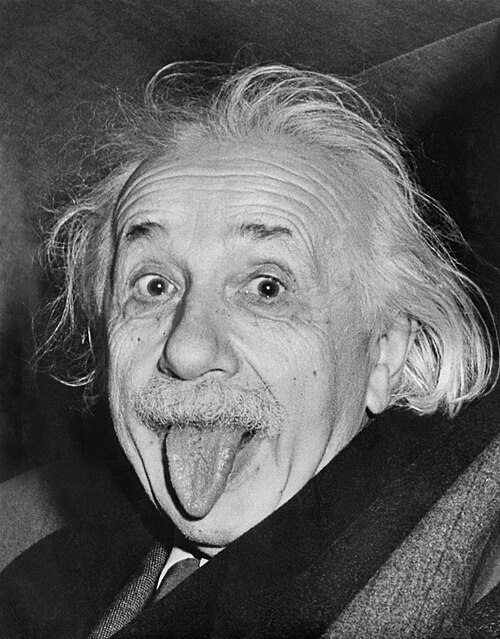
#> input picture examples/einstein.jpg, 500 x 639 px
$ jupyter execute --allow-errors make_wave_gif.ipynb
#> lines starting #> are read from the running program, lines starting #| are printed output that depends on the picture; after the words box and inside, x2 and y2 are one past the last pixel; in counts of white or black regions, pixels touching at a corner belong together
# Wave-front GIF maker

Build an animated GIF of TopoLines wave-front propagation — the same reveal the
site plays live. Default input is `examples/einstein.jpg`.

Pipeline: grayscale → blur → eikonal travel time → iso-contours by level → frames → GIF.

[cell 1]
# If packages are missing:
#   python3.12 -m venv .venv
#   .venv/bin/pip install -r requirements.txt
#   .venv/bin/python -m ipykernel install --user --name topolines --display-name "TopoLines"

from pathlib import Path

import numpy as np
import skfmm
from IPython.display import Image as IPyImage, display
from PIL import Image, ImageDraw
from scipy.ndimage import gaussian_filter
from skimage import measure

print("skfmm", getattr(skfmm, "__version__", "ok"))

## Settings

Defaults match the site’s Einstein example (`blur=1`, `ε=0.1`, `L=8`, center seed).
Tweak here, then re-run the cells below.

[cell 2]
IMAGE_PATH = Path("examples/einstein.jpg")
OUT_PATH = Path("examples/einstein_wave.gif")

# Updated settings per user instructions
BLUR_SIGMA = 1.0            # Blur σ
SPEED_EPS = 0.10            # Speed ε
STRIPE_SPACING = 8.0        # L (spacing)
SEED_MODE = "center"        # "center" | "scatter" | "edge"
N_SCATTER = 5
LINE_WIDTH = 1.00           # Line width
MAX_SIDE = 512              # Max side (px)

# Animation
FRAME_MS = 40               # ms per level frame
HOLD_FINAL_MS = 800         # pause on the finished drawing before looping
FRONT_COLOR = (31, 138, 112)   # #1f8a70 — same accent as the live reveal
LINE_COLOR = (17, 17, 17)      # #111
BG_COLOR = (255, 255, 255)

## Solve for travel time

[cell 3]
def load_grayscale(path: Path) -> np.ndarray:
    rgb = np.asarray(Image.open(path).convert("RGB"), dtype=np.float64)
    gray = 0.299 * rgb[..., 0] + 0.587 * rgb[..., 1] + 0.114 * rgb[..., 2]
    return np.clip(gray / 255.0, 0.0, 1.0)


def preprocess(image: np.ndarray, blur_sigma: float = BLUR_SIGMA) -> np.ndarray:
    img = image.astype(np.float64)
    lo, hi = img.min(), img.max()
    if hi > lo:
        img = (img - lo) / (hi - lo)
    if blur_sigma > 0:
        img = np.clip(gaussian_filter(img, sigma=blur_sigma), 0.0, 1.0)
    return img


def make_seeds(
    shape: tuple[int, int],
    mode: str = SEED_MODE,
    n_scatter: int = N_SCATTER,
    rng: np.random.Generator | None = None,
) -> list[tuple[int, int]]:
    h, w = shape
    if mode == "center":
        return [(h // 2, w // 2)]
    if mode == "scatter":
        rng = rng or np.random.default_rng(0)
        margin = max(8, min(h, w) // 16)
        ys = rng.integers(margin, h - margin, size=n_scatter)
        xs = rng.integers(margin, w - margin, size=n_scatter)
        return list(zip(ys.tolist(), xs.tolist()))
    if mode == "edge":
        step = max(1, h // 64)
        return [(y, 0) for y in range(0, h, step)]
    raise ValueError(f"unknown seed mode: {mode!r}")


def resize_max_side(img: np.ndarray, max_side: int) -> np.ndarray:
#> called with max_side = 512
    h, w = img.shape
#> h = 639; w = 500
    scale = max_side / max(h, w)
#> scale = 0.801
    if scale >= 1.0:
        return img
    nh, nw = max(1, round(h * scale)), max(1, round(w * scale))
#> nh = 512; nw = 401
    pil = Image.fromarray((img * 255).astype(np.uint8), mode="L")
    pil = pil.resize((nw, nh), Image.Resampling.LANCZOS)
#> pil: PIL image 401x512 L
    return np.asarray(pil, dtype=np.float64) / 255.0
#> returned value: shape (512, 401) float64


raw = load_grayscale(IMAGE_PATH)
image = preprocess(resize_max_side(raw, MAX_SIDE), blur_sigma=BLUR_SIGMA)
#> in preprocess, `lo, hi = img.min(), img.max()`: lo = 0; hi = 1
#> in preprocess, `img = np.clip(gaussian_filter(img, sigma=blur_sigma), 0.0, 1.0)`:
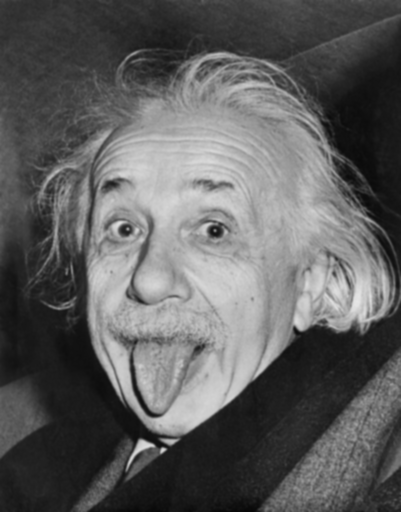
#> img: shape (512, 401) float64; min 0.0293, max 0.906, mean 0.37
speed = SPEED_EPS + image
seeds = make_seeds(image.shape, mode=SEED_MODE, n_scatter=N_SCATTER)
#> seeds = [(256, 200)]

phi = np.ones(image.shape, dtype=np.float64)
for y, x in seeds:
    phi[y, x] = -1.0
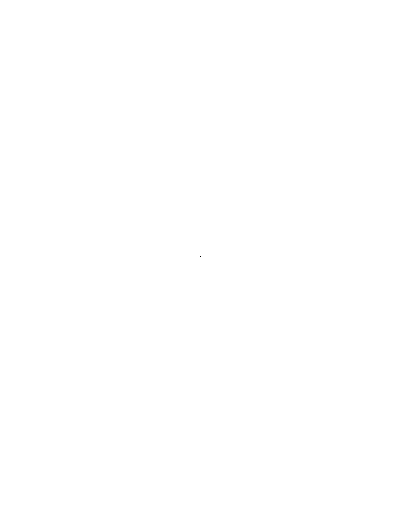
#> phi: shape (512, 401) float64; values -1 (black) and 1 (white), 100% white; black in thin lines or dots, all inside (x1, y1, x2, y2) = (200, 256, 201, 257)

#> (the rest of this cell did not finish here and is left out)

$ run again, with examples/buzz.jpg copied over examples/einstein.jpg
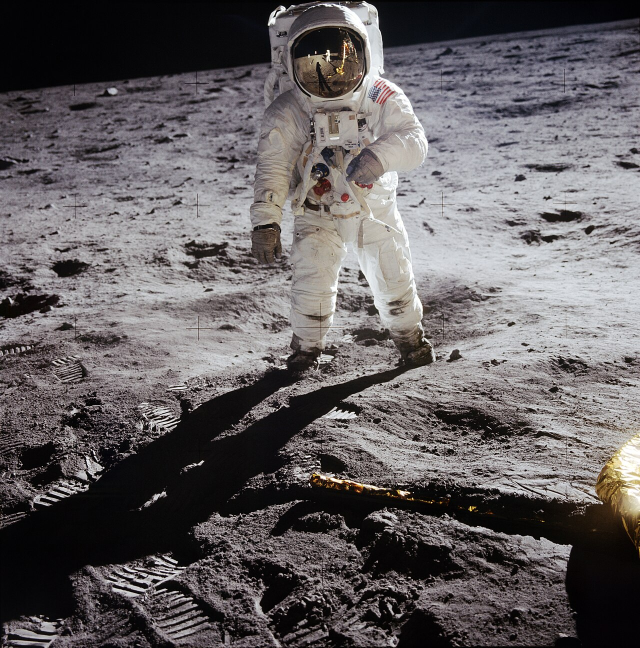
#> input picture examples/buzz.jpg, 1280 x 1295 px (shown at 1/2 size)
#> in resize_max_side, `pil = pil.resize((nw, nh), Image.Resampling.LANCZOS)`:
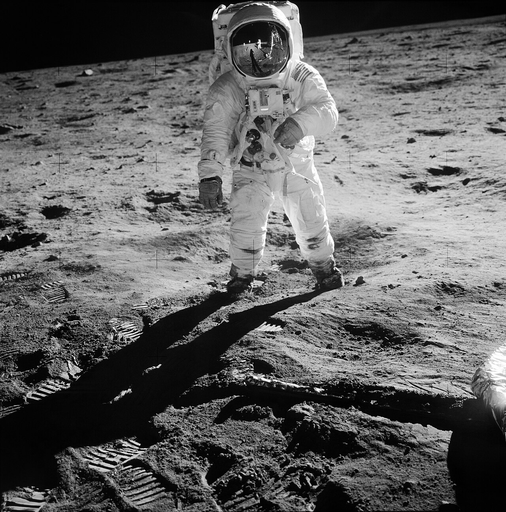
#> pil: PIL image 506x512 L; min 0, max 255, mean 96.6
#> lo = 0; hi = 1
#> in preprocess, `img = np.clip(gaussian_filter(img, sigma=blur_sigma), 0.0, 1.0)`:
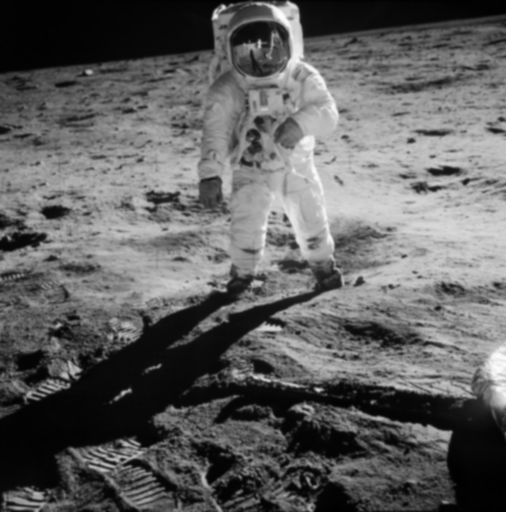
#> img: shape (512, 506) float64; min 0.0015, max 0.992, mean 0.379

$ run again, with examples/cameraman.jpg copied over examples/einstein.jpg
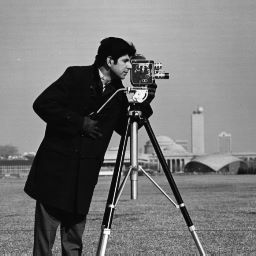
#> input picture examples/cameraman.jpg, 256 x 256 px
#> lo = 0; hi = 1
#> in preprocess, `img = np.clip(gaussian_filter(img, sigma=blur_sigma), 0.0, 1.0)`:
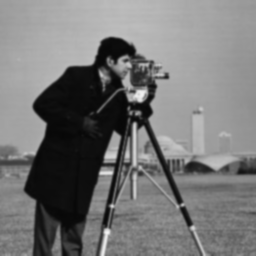
#> img: shape (256, 256) float64; min 0.0295, max 0.953, mean 0.466
